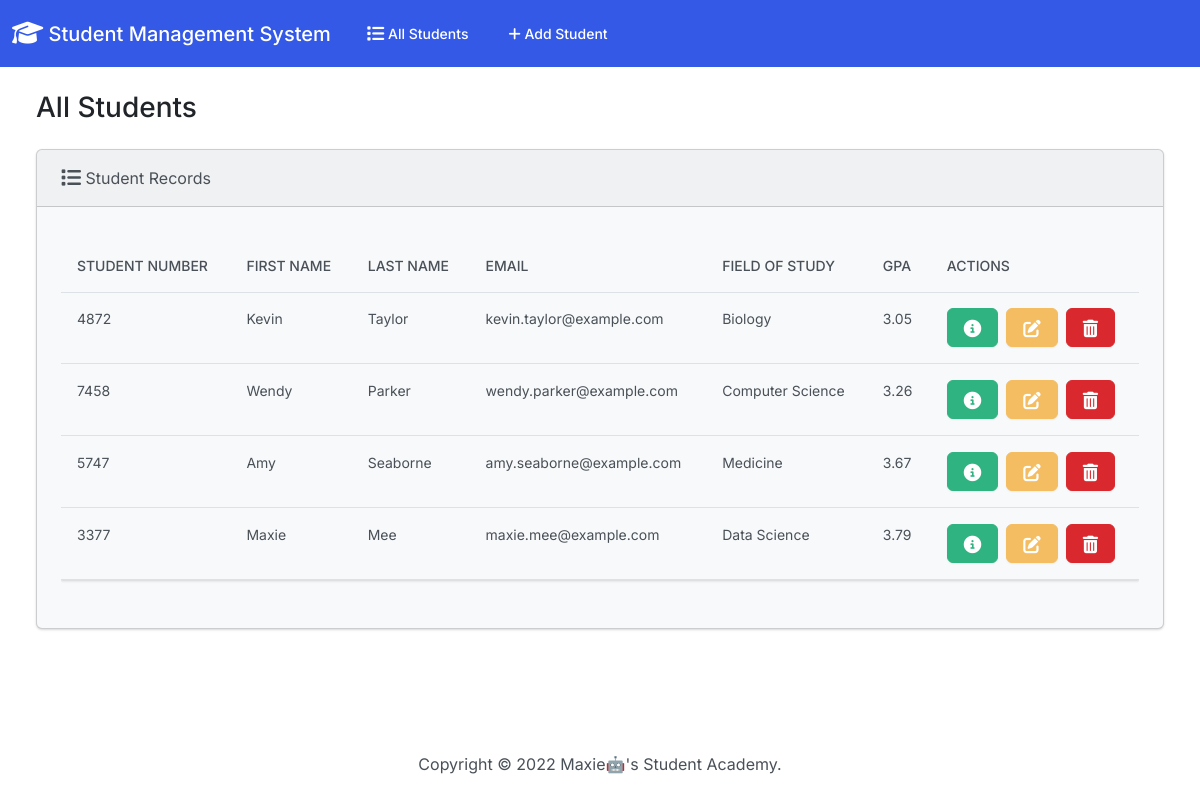
The page / on the database its author committed.
### students/models.py (models this page shows, shortened)
class Student(models.Model):
    student_number = models.PositiveIntegerField()
    first_name = models.CharField(max_length=50)
    last_name = models.CharField(max_length=50)
    email = models.EmailField(max_length=100)
    field_of_study = models.CharField(max_length=50)
    gpa = models.FloatField()

### students/views.py (the view)
# urls.py: path('', views.index, name='index'),
def index(request):
    return render(request, 'students/index.html', {
        'students': Student.objects.all()
    })

### students/templates/students/index.html (shortened to what this page needs)
{% extends "students/base.html" %}
{% block body %}
<h3 class="m-4"> All Students </h3>
    <div class="row">
        <div class="col-12">
            {% if students %}
            <div class="card bg-light ms-4 me-4 mb-4">
                <div class="card-header">
                    <i class="fa-solid fa-list fa-lg"></i> Student Records
                </div>
                <div class="card-body">
                <p class="card-text">
                    <div class="table-responsive">
                        <table class="table table-hover">
                            <thead>
                                <tr>
                                    <th scope="col">Student Number</th>
                                    <th scope="col">First Name</th>
                                    <th scope="col">Last Name</th>
                                    <th scope="col">Email</th>
                                    <th scope="col">Field of Study</th>
                                    <th scope="col">GPA</th>
                                    <th scope="col">Actions</th>
                                </tr>
                            </thead>
                            <tbody>
                                <tr>
                                    {% for student in students %}
                                    <tr>
                                        <td>{{ student.student_number }}</td>
                                        <td>{{ student.first_name }}</td>
                                        <td>{{ student.last_name }}</td>
                                        <td>{{ student.email }}</td>
                                        <td>{{ student.field_of_study }}</td>
                                        <td>{{ student.gpa }}</td>
                                        <td>
                                            <button type="button" class="btn btn-success me-1" href="{% url 'view_student' student.id %}"
                                            data-bs-toggle="modal" data-bs-target="#myModal{{student.id}}">
                                            </button>
                                            <a class="btn btn-warning me-1" href="{% url 'edit' student.id %}">
                                            </a>
                                            <button type="button" class="btn btn-danger" data-bs-toggle="modal" data-bs-target="#delete{{student.id}}">
                                            </button>
                                        </td>
                                    </tr>
                                    {% endfor %}
                                </tr>
                            </tbody>
                        </table>
                    </div>
                </p>
                </div>
            </div>
            {% else %}
                <h5 class="alert alert-primary ms-4 me-4">No Student Records</h5>
            {% endif %}
        </div>
    </div>
{% endblock %}

### students/templates/students/base.html (shortened to what this page needs)
{% load static %}
<!DOCTYPE html>
<html lang="en">
    <head>
        <link rel="stylesheet" href="https://cdnjs.cloudflare.com/ajax/libs/font-awesome/6.2.0/css/all.min.css" >
        <link href="{% static 'css/bootstrap.min.css' %}" rel="stylesheet">
    </head>
    <body class="d-flex flex-column min-vh-100">
        <nav class="navbar navbar-expand-lg navbar-dark bg-primary">
            <div class="container-fluid">
                <a class="navbar-brand" href="{% url 'index' %}">
                    <i class="fa-solid fa-graduation-cap fa-lg"></i>  Student Management System
                </a>
                <div class="collapse navbar-collapse" id="navbarColor01">
                <ul class="navbar-nav me-auto">
                    <li class="nav-item">
                        <a class="nav-link" href="{% url 'index' %}">
                             All Students
                        </a>
                    </li>
                    <li class="nav-item">
                        <a class="nav-link" href="{% url 'add' %}">
                            <i class="fa-solid fa-plus fg-lg"></i>  Add Student
                        </a>
                    </li>
                </ul>
                </div>
            </div>
        </nav>
        <div class="container-fluid">
            {% block body %}
            {% endblock %}
        </div>
        <footer class="mt-auto mb-4">
            <div class="text-center">
                <span>
                    Copyright &copy; <script>document.write(new Date().getFullYear())</script> Maxie🤖's Student Academy.
                </span>
            </div>
        </footer>
    </body>
</html>

### rows shown on the page
Student: student_number "4872", first_name "Kevin", last_name "Taylor", email "kevin.taylor@example.com", field_of_study "Biology", gpa "3.05"
Student: student_number "7458", first_name "Wendy", last_name "Parker", email "wendy.parker@example.com", field_of_study "Computer Science", gpa "3.26"
Student: student_number "5747", first_name "Amy", last_name "Seaborne", email "amy.seaborne@example.com", field_of_study "Medicine", gpa "3.67"
Student: student_number "3377", first_name "Maxie", last_name "Mee", email "maxie.mee@example.com", field_of_study "Data Science", gpa "3.79"
